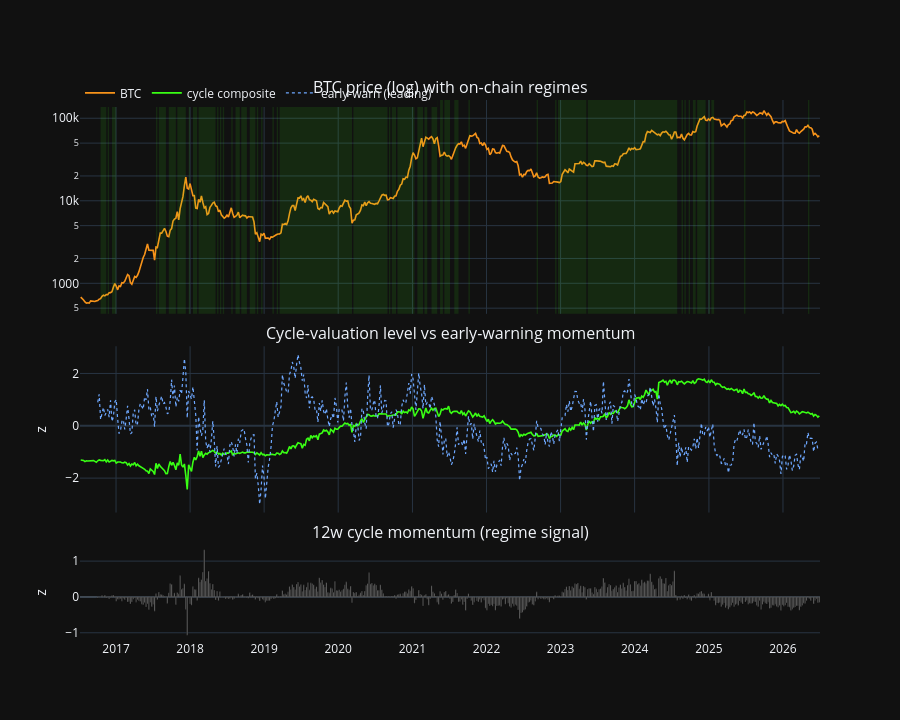

Notebook code cell kept with this figure:
### Markdown cell above
## 10. Dashboard

### Code cell
fig = make_subplots(
    rows=3, cols=1, shared_xaxes=True, vertical_spacing=0.06,
    row_heights=[0.45, 0.35, 0.20],
    subplot_titles=("BTC price (log) with on-chain regimes",
                    "Cycle-valuation level vs early-warning momentum",
                    "12w cycle momentum (regime signal)"),
)
fig.add_trace(go.Scatter(x=oc["date"], y=np.exp(oc["log_close"]), name="BTC",
                         line=dict(color="#f7931a", width=1.6)), row=1, col=1)
for s, e, r in spans:
    if r == 1:
        fig.add_vrect(x0=s, x1=e, fillcolor="rgba(57,255,20,0.10)",
                      line_width=0, row=1, col=1)
fig.add_trace(go.Scatter(x=oc["date"], y=oc["cycle_index"], name="cycle composite",
                         line=dict(color="#39ff14", width=1.6)), row=2, col=1)
fig.add_trace(go.Scatter(x=oc["date"], y=oc["early_warn"], name="early-warn (leading)",
                         line=dict(color="#6ea8ff", width=1.2, dash="dot")), row=2, col=1)
fig.add_trace(go.Bar(x=oc["date"], y=oc["cycle_mom"], name="cycle momentum (12w)",
                     marker_color="#888", showlegend=False), row=3, col=1)
fig.add_hline(y=0, line_color="gray", line_width=0.5, row=3, col=1)
fig.update_layout(
    template="plotly_dark", height=720,
    legend=dict(orientation="h", y=1.04),
    yaxis_type="log", yaxis2=dict(title="z"), yaxis3=dict(title="z"),
)
fig.show()

### Figure 1 — Plotly figure (JSON) as saved in the notebook; plotly's stock layout.template omitted (floating-point values rounded to 4 significant figures; data arrays with more than 128 entries replaced by an {"elided": "..."} marker saying what was removed)
{"data": [{"line": {"color": "#f7931a", "width": 1.6}, "name": "BTC", "type": "scatter", "x": {"elided": "521 str values"}, "xaxis": "x", "y": {"elided": "521 float values"}, "yaxis": "y"}, {"line": {"color": "#39ff14", "width": 1.6}, "name": "cycle composite", "type": "scatter", "x": {"elided": "521 str values"}, "xaxis": "x2", "y": {"elided": "521 float values"}, "yaxis": "y2"}, {"line": {"color": "#6ea8ff", "dash": "dot", "width": 1.2}, "name": "early-warn (leading)", "type": "scatter", "x": {"elided": "521 str values"}, "xaxis": "x2", "y": {"elided": "521 float values"}, "yaxis": "y2"}, {"marker": {"color": "#888"}, "name": "cycle momentum (12w)", "showlegend": false, "type": "bar", "x": {"elided": "521 str values"}, "xaxis": "x3", "y": {"elided": "521 float values"}, "yaxis": "y3"}], "layout": {"annotations": [{"font": {"size": 16}, "showarrow": false, "text": "BTC price (log) with on-chain regimes", "x": 0.5, "xanchor": "center", "xref": "paper", "y": 1, "yanchor": "bottom", "yref": "paper"}, {"font": {"size": 16}, "showarrow": false, "text": "Cycle-valuation level vs early-warning momentum", "x": 0.5, "xanchor": "center", "xref": "paper", "y": 0.544, "yanchor": "bottom", "yref": "paper"}, {"font": {"size": 16}, "showarrow": false, "text": "12w cycle momentum (regime signal)", "x": 0.5, "xanchor": "center", "xref": "paper", "y": 0.176, "yanchor": "bottom", "yref": "paper"}], "height": 720, "legend": {"orientation": "h", "y": 1.04}, "shapes": [{"fillcolor": "rgba(57,255,20,0.10)", "line": {"width": 0}, "type": "rect", "x0": "2016-10-17", "x1": "2016-11-14", "xref": "x", "y0": 0, "y1": 1, "yref": "y domain"}, {"fillcolor": "rgba(57,255,20,0.10)", "line": {"width": 0}, "type": "rect", "x0": "2016-11-21", "x1": "2016-11-28", "xref": "x", "y0": 0, "y1": 1, "yref": "y domain"}, {"fillcolor": "rgba(57,255,20,0.10)", "line": {"width": 0}, "type": "rect", "x0": "2016-12-12", "x1": "2017-01-02", "xref": "x", "y0": 0, "y1": 1, "yref": "y domain"}, {"fillcolor": "rgba(57,255,20,0.10)", "line": {"width": 0}, "type": "rect", "x0": "2017-07-17", "x1": "2017-07-24", "xref": "x", "y0": 0, "y1": 1, "yref": "y domain"}, {"fillcolor": "rgba(57,255,20,0.10)", "line": {"width": 0}, "type": "rect", "x0": "2017-07-31", "x1": "2017-09-04", "xref": "x", "y0": 0, "y1": 1, "yref": "y domain"}, {"fillcolor": "rgba(57,255,20,0.10)", "line": {"width": 0}, "type": "rect", "x0": "2017-09-18", "x1": "2017-10-23", "xref": "x", "y0": 0, "y1": 1, "yref": "y domain"}, {"fillcolor": "rgba(57,255,20,0.10)", "line": {"width": 0}, "type": "rect", "x0": "2017-10-30", "x1": "2017-12-11", "xref": "x", "y0": 0, "y1": 1, "yref": "y domain"}, {"fillcolor": "rgba(57,255,20,0.10)", "line": {"width": 0}, "type": "rect", "x0": "2017-12-25", "x1": "2018-01-01", "xref": "x", "y0": 0, "y1": 1, "yref": "y domain"}, {"fillcolor": "rgba(57,255,20,0.10)", "line": {"width": 0}, "type": "rect", "x0": "2018-01-15", "x1": "2018-02-05", "xref": "x", "y0": 0, "y1": 1, "yref": "y domain"}, {"fillcolor": "rgba(57,255,20,0.10)", "line": {"width": 0}, "type": "rect", "x0": "2018-02-12", "x1": "2018-05-07", "xref": "x", "y0": 0, "y1": 1, "yref": "y domain"}, {"fillcolor": "rgba(57,255,20,0.10)", "line": {"width": 0}, "type": "rect", "x0": "2018-05-14", "x1": "2018-05-21", "xref": "x", "y0": 0, "y1": 1, "yref": "y domain"}, {"fillcolor": "rgba(57,255,20,0.10)", "line": {"width": 0}, "type": "rect", "x0": "2018-05-28", "x1": "2018-06-04", "xref": "x", "y0": 0, "y1": 1, "yref": "y domain"}, {"fillcolor": "rgba(57,255,20,0.10)", "line": {"width": 0}, "type": "rect", "x0": "2018-06-11", "x1": "2018-06-18", "xref": "x", "y0": 0, "y1": 1, "yref": "y domain"}, {"fillcolor": "rgba(57,255,20,0.10)", "line": {"width": 0}, "type": "rect", "x0": "2018-07-23", "x1": "2018-07-30", "xref": "x", "y0": 0, "y1": 1, "yref": "y domain"}, {"fillcolor": "rgba(57,255,20,0.10)", "line": {"width": 0}, "type": "rect", "x0": "2018-08-13", "x1": "2018-09-03", "xref": "x", "y0": 0, "y1": 1, "yref": "y domain"}, {"fillcolor": "rgba(57,255,20,0.10)", "line": {"width": 0}, "type": "rect", "x0": "2018-09-10", "x1": "2018-10-08", "xref": "x", "y0": 0, "y1": 1, "yref": "y domain"}, {"fillcolor": "rgba(57,255,20,0.10)", "line": {"width": 0}, "type": "rect", "x0": "2018-10-22", "x1": "2018-11-19", "xref": "x", "y0": 0, "y1": 1, "yref": "y domain"}, {"fillcolor": "rgba(57,255,20,0.10)", "line": {"width": 0}, "type": "rect", "x0": "2018-11-26", "x1": "2018-12-03", "xref": "x", "y0": 0, "y1": 1, "yref": "y domain"}, {"fillcolor": "rgba(57,255,20,0.10)", "line": {"width": 0}, "type": "rect", "x0": "2018-12-17", "x1": "2018-12-24", "xref": "x", "y0": 0, "y1": 1, "yref": "y domain"}, {"fillcolor": "rgba(57,255,20,0.10)", "line": {"width": 0}, "type": "rect", "x0": "2019-02-11", "x1": "2019-02-18", "xref": "x", "y0": 0, "y1": 1, "yref": "y domain"}, {"fillcolor": "rgba(57,255,20,0.10)", "line": {"width": 0}, "type": "rect", "x0": "2019-03-04", "x1": "2019-03-11", "xref": "x", "y0": 0, "y1": 1, "yref": "y domain"}, {"fillcolor": "rgba(57,255,20,0.10)", "line": {"width": 0}, "type": "rect", "x0": "2019-03-18", "x1": "2020-03-09", "xref": "x", "y0": 0, "y1": 1, "yref": "y domain"}, {"fillcolor": "rgba(57,255,20,0.10)", "line": {"width": 0}, "type": "rect", "x0": "2020-03-16", "x1": "2020-08-31", "xref": "x", "y0": 0, "y1": 1, "yref": "y domain"}, {"fillcolor": "rgba(57,255,20,0.10)", "line": {"width": 0}, "type": "rect", "x0": "2020-09-07", "x1": "2020-09-14", "xref": "x", "y0": 0, "y1": 1, "yref": "y domain"}, {"fillcolor": "rgba(57,255,20,0.10)", "line": {"width": 0}, "type": "rect", "x0": "2020-09-21", "x1": "2020-10-12", "xref": "x", "y0": 0, "y1": 1, "yref": "y domain"}, {"fillcolor": "rgba(57,255,20,0.10)", "line": {"width": 0}, "type": "rect", "x0": "2020-10-19", "x1": "2021-01-11", "xref": "x", "y0": 0, "y1": 1, "yref": "y domain"}, {"fillcolor": "rgba(57,255,20,0.10)", "line": {"width": 0}, "type": "rect", "x0": "2021-01-25", "x1": "2021-02-22", "xref": "x", "y0": 0, "y1": 1, "yref": "y domain"}, {"fillcolor": "rgba(57,255,20,0.10)", "line": {"width": 0}, "type": "rect", "x0": "2021-03-01", "x1": "2021-03-15", "xref": "x", "y0": 0, "y1": 1, "yref": "y domain"}, {"fillcolor": "rgba(57,255,20,0.10)", "line": {"width": 0}, "type": "rect", "x0": "2021-04-05", "x1": "2021-05-03", "xref": "x", "y0": 0, "y1": 1, "yref": "y domain"}, {"fillcolor": "rgba(57,255,20,0.10)", "line": {"width": 0}, "type": "rect", "x0": "2021-05-17", "x1": "2021-05-31", "xref": "x", "y0": 0, "y1": 1, "yref": "y domain"}, {"fillcolor": "rgba(57,255,20,0.10)", "line": {"width": 0}, "type": "rect", "x0": "2021-06-07", "x1": "2021-07-05", "xref": "x", "y0": 0, "y1": 1, "yref": "y domain"}, {"fillcolor": "rgba(57,255,20,0.10)", "line": {"width": 0}, "type": "rect", "x0": "2021-07-26", "x1": "2021-08-16", "xref": "x", "y0": 0, "y1": 1, "yref": "y domain"}, {"fillcolor": "rgba(57,255,20,0.10)", "line": {"width": 0}, "type": "rect", "x0": "2021-10-04", "x1": "2021-10-11", "xref": "x", "y0": 0, "y1": 1, "yref": "y domain"}, {"fillcolor": "rgba(57,255,20,0.10)", "line": {"width": 0}, "type": "rect", "x0": "2022-09-05", "x1": "2022-09-12", "xref": "x", "y0": 0, "y1": 1, "yref": "y domain"}, {"fillcolor": "rgba(57,255,20,0.10)", "line": {"width": 0}, "type": "rect", "x0": "2022-12-05", "x1": "2022-12-12", "xref": "x", "y0": 0, "y1": 1, "yref": "y domain"}, {"fillcolor": "rgba(57,255,20,0.10)", "line": {"width": 0}, "type": "rect", "x0": "2022-12-19", "x1": "2023-05-08", "xref": "x", "y0": 0, "y1": 1, "yref": "y domain"}, {"fillcolor": "rgba(57,255,20,0.10)", "line": {"width": 0}, "type": "rect", "x0": "2023-05-15", "x1": "2024-07-29", "xref": "x", "y0": 0, "y1": 1, "yref": "y domain"}, {"fillcolor": "rgba(57,255,20,0.10)", "line": {"width": 0}, "type": "rect", "x0": "2024-08-19", "x1": "2024-08-26", "xref": "x", "y0": 0, "y1": 1, "yref": "y domain"}, {"fillcolor": "rgba(57,255,20,0.10)", "line": {"width": 0}, "type": "rect", "x0": "2024-09-02", "x1": "2024-09-09", "xref": "x", "y0": 0, "y1": 1, "yref": "y domain"}, {"fillcolor": "rgba(57,255,20,0.10)", "line": {"width": 0}, "type": "rect", "x0": "2024-09-23", "x1": "2024-09-30", "xref": "x", "y0": 0, "y1": 1, "yref": "y domain"}, {"fillcolor": "rgba(57,255,20,0.10)", "line": {"width": 0}, "type": "rect", "x0": "2024-10-14", "x1": "2024-10-28", "xref": "x", "y0": 0, "y1": 1, "yref": "y domain"}, {"fillcolor": "rgba(57,255,20,0.10)", "line": {"width": 0}, "type": "rect", "x0": "2024-11-04", "x1": "2024-12-16", "xref": "x", "y0": 0, "y1": 1, "yref": "y domain"}, {"fillcolor": "rgba(57,255,20,0.10)", "line": {"width": 0}, "type": "rect", "x0": "2024-12-30", "x1": "2025-01-06", "xref": "x", "y0": 0, "y1": 1, "yref": "y domain"}, {"fillcolor": "rgba(57,255,20,0.10)", "line": {"width": 0}, "type": "rect", "x0": "2025-01-13", "x1": "2025-01-27", "xref": "x", "y0": 0, "y1": 1, "yref": "y domain"}, {"fillcolor": "rgba(57,255,20,0.10)", "line": {"width": 0}, "type": "rect", "x0": "2025-06-23", "x1": "2025-06-30", "xref": "x", "y0": 0, "y1": 1, "yref": "y domain"}, {"fillcolor": "rgba(57,255,20,0.10)", "line": {"width": 0}, "type": "rect", "x0": "2026-05-04", "x1": "2026-05-11", "xref": "x", "y0": 0, "y1": 1, "yref": "y domain"}, {"line": {"color": "gray", "width": 0.5}, "type": "line", "x0": 0, "x1": 1, "xref": "x3 domain", "y0": 0, "y1": 0, "yref": "y3"}], "xaxis": {"anchor": "y", "domain": [0, 1], "matches": "x3", "showticklabels": false}, "xaxis2": {"anchor": "y2", "domain": [0, 1], "matches": "x3", "showticklabels": false}, "xaxis3": {"anchor": "y3", "domain": [0, 1]}, "yaxis": {"anchor": "x", "domain": [0.604, 1], "type": "log"}, "yaxis2": {"anchor": "x2", "domain": [0.236, 0.544], "title": {"text": "z"}}, "yaxis3": {"anchor": "x3", "domain": [0, 0.176], "title": {"text": "z"}}}}
